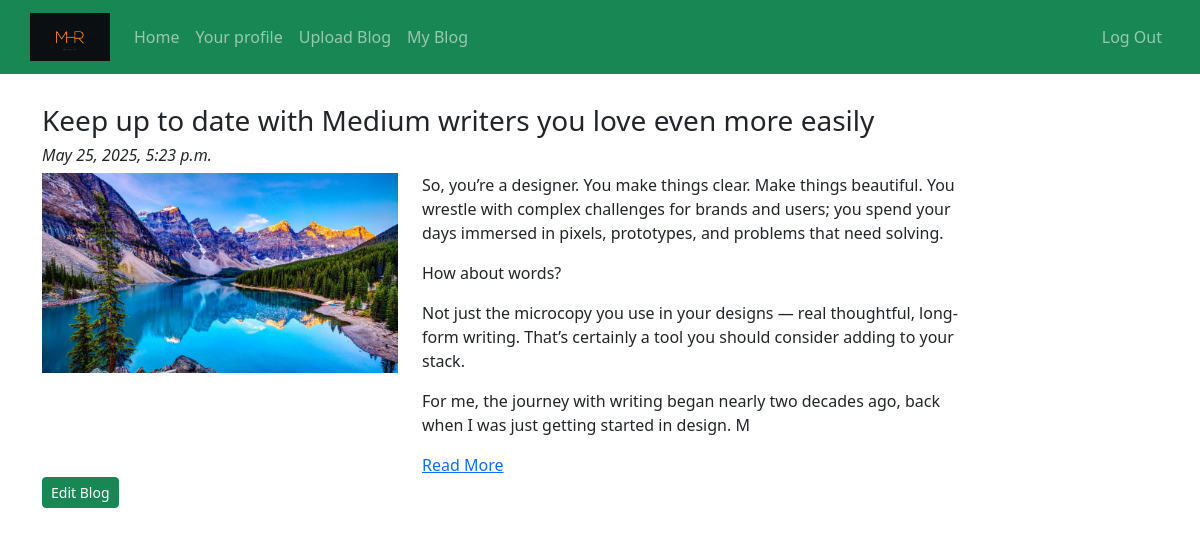
/blog/my-blogs/ (signed in), run on an earlier commit of the app's database.
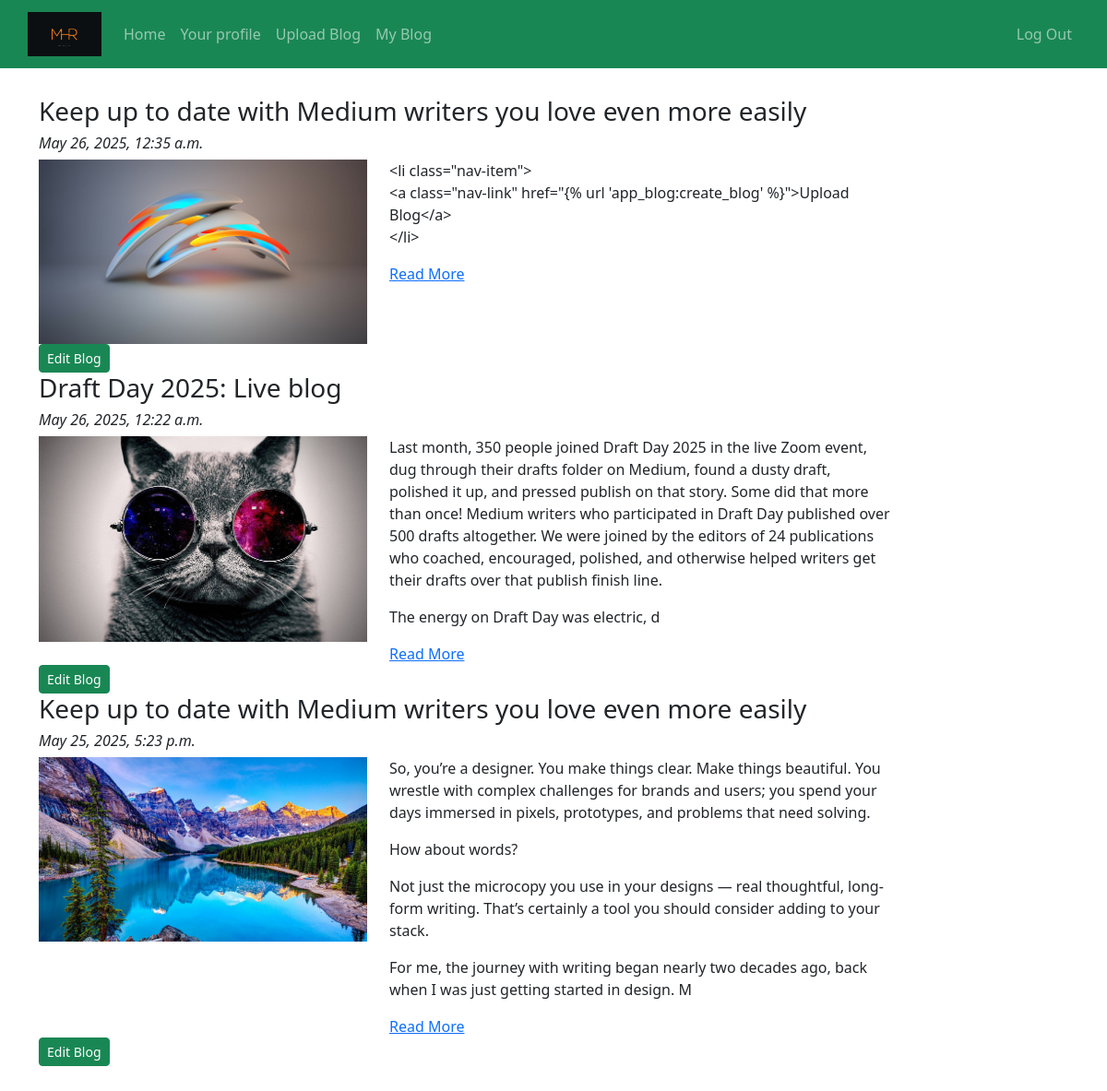
And on a later commit of the database.
### app_blog/models.py (models this page shows, shortened)
class Blog(models.Model):
    author = models.ForeignKey(User, related_name='post_author', on_delete=models.CASCADE)
    blog_title = models.CharField(max_length=150, verbose_name="put a title")
    slug = models.SlugField(max_length=254, unique=True)
    blog_content = models.TextField(verbose_name="what is your mind?")
    blog_image = models.ImageField(upload_to='blog_image', verbose_name="image")
    publish_date = models.DateTimeField(auto_now_add=True)
    update_date = models.DateTimeField(auto_now=True)
    class Meta:
        ordering = ('-publish_date',)

### app_blog/views.py (the view)
# urls.py: path('my-blogs/', views.MyBlogs.as_view(), name="my_blog"),
class MyBlogs(LoginRequiredMixin, TemplateView):
    template_name = 'my_blogs.html'

### app_blog/templatetags/custom_filters.py (called while the page is built)
def range_filter(value):
    return value[0:500]

### app_blog/templates/my_blogs.html (shortened to what this page needs)
{% extends 'base.html' %}
{% load custom_filters %}
{% block content %}
    {% for row in user.post_author.all %}
        <h3>{{row.blog_title}}</h3>
        <h6><i>{{row.publish_date}}</i></h6>
        <div class="row">
            <div class="col-sm-4">
                <img src="/media/{{row.blog_image}}" width="100%">
            </div>
            <div class="col-sm-6">
                {{row.blog_content|range_filter|linebreaks}}
                <a href="{% url 'app_blog:blog_details' slug=row.slug %}">Read More</a>
            </div>
        </div>
        <a href="{% url 'app_blog:edit_blog' pk=row.pk %} " class="btn btn-success btn-sm">Edit Blog</a>
    {% endfor %}
{% endblock %}

What changed in the data, as far as the page shows it:
added Blog: blog_title "Keep up to date with Medium writers you love even more easily", publish_date "May 26, 2025, 12:35 a.m.", blog_image (picture), blog_content|range_filter "<li class=\"nav-item\"> <a class=\"nav-link\" href=\"{% url 'app_blog:create_blog' %}\">Upload Blog</a> </li>"
added Blog: blog_title "Draft Day 2025: Live blog", publish_date "May 26, 2025, 12:22 a.m.", blog_image (picture), blog_content|range_filter "Last month, 350 people joined Draft Day 2025 in the live Zoom event, dug through their drafts folder on Medium, found a dusty draft, polished it up, and pressed publish on that story. Some did that more than once! Medium writers who participated in Draft Day published over 500 drafts altogether. We were joined by the editors of 24 publications who coached, encouraged, polished, and otherwise helped writers get their drafts over that publish finish line. The energy on Draft Day was electric, d"
